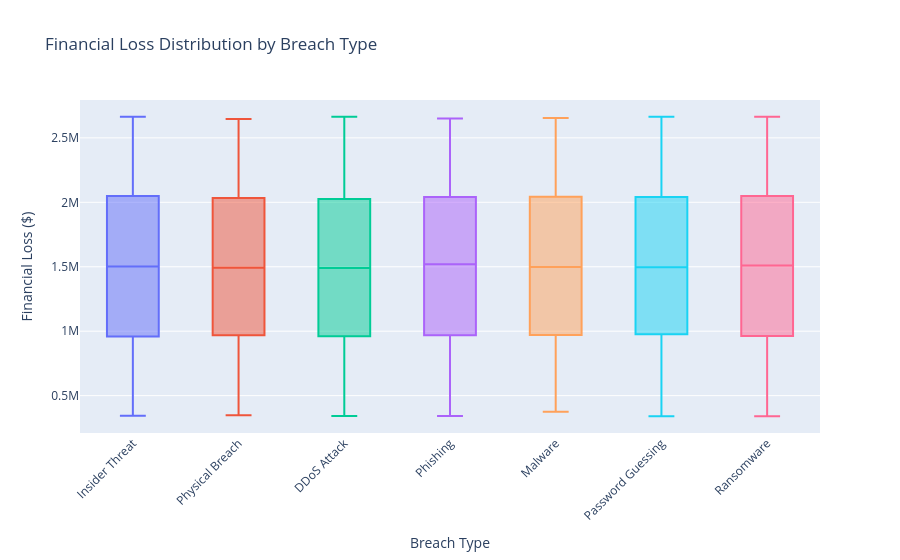

Notebook cell for this chart:
### Code cell
# Financial loss distribution by breach type (interactive)
fig = px.box(df, x='Type of Breach', y='Financial Loss', color='Type of Breach',
             title='Financial Loss Distribution by Breach Type',
             labels={'Financial Loss': 'Financial Loss ($)', 'Type of Breach': 'Breach Type'})
fig.update_layout(showlegend=False, xaxis_tickangle=-45)
fig.show()

### Figure 1 — Plotly figure (JSON) as saved in the notebook; plotly's stock layout.template omitted (floating-point values rounded to 4 significant figures; data arrays with more than 128 entries replaced by an {"elided": "..."} marker saying what was removed)
{"data": [{"alignmentgroup": "True", "hovertemplate": "Breach Type=%{x}<br>Financial Loss ($)=%{y}<extra></extra>", "legendgroup": "Insider Threat", "marker": {"color": "#636efa"}, "name": "Insider Threat", "notched": false, "offsetgroup": "Insider Threat", "orientation": "v", "showlegend": true, "type": "box", "x": {"elided": "1765 str values"}, "x0": " ", "xaxis": "x", "y": {"elided": "1765 float values"}, "y0": " ", "yaxis": "y"}, {"alignmentgroup": "True", "hovertemplate": "Breach Type=%{x}<br>Financial Loss ($)=%{y}<extra></extra>", "legendgroup": "Physical Breach", "marker": {"color": "#EF553B"}, "name": "Physical Breach", "notched": false, "offsetgroup": "Physical Breach", "orientation": "v", "showlegend": true, "type": "box", "x": {"elided": "1720 str values"}, "x0": " ", "xaxis": "x", "y": {"elided": "1720 float values"}, "y0": " ", "yaxis": "y"}, {"alignmentgroup": "True", "hovertemplate": "Breach Type=%{x}<br>Financial Loss ($)=%{y}<extra></extra>", "legendgroup": "DDoS Attack", "marker": {"color": "#00cc96"}, "name": "DDoS Attack", "notched": false, "offsetgroup": "DDoS Attack", "orientation": "v", "showlegend": true, "type": "box", "x": {"elided": "1765 str values"}, "x0": " ", "xaxis": "x", "y": {"elided": "1765 float values"}, "y0": " ", "yaxis": "y"}, {"alignmentgroup": "True", "hovertemplate": "Breach Type=%{x}<br>Financial Loss ($)=%{y}<extra></extra>", "legendgroup": "Phishing", "marker": {"color": "#ab63fa"}, "name": "Phishing", "notched": false, "offsetgroup": "Phishing", "orientation": "v", "showlegend": true, "type": "box", "x": {"elided": "1791 str values"}, "x0": " ", "xaxis": "x", "y": {"elided": "1791 float values"}, "y0": " ", "yaxis": "y"}, {"alignmentgroup": "True", "hovertemplate": "Breach Type=%{x}<br>Financial Loss ($)=%{y}<extra></extra>", "legendgroup": "Malware", "marker": {"color": "#FFA15A"}, "name": "Malware", "notched": false, "offsetgroup": "Malware", "orientation": "v", "showlegend": true, "type": "box", "x": {"elided": "1775 str values"}, "x0": " ", "xaxis": "x", "y": {"elided": "1775 float values"}, "y0": " ", "yaxis": "y"}, {"alignmentgroup": "True", "hovertemplate": "Breach Type=%{x}<br>Financial Loss ($)=%{y}<extra></extra>", "legendgroup": "Password Guessing", "marker": {"color": "#19d3f3"}, "name": "Password Guessing", "notched": false, "offsetgroup": "Password Guessing", "orientation": "v", "showlegend": true, "type": "box", "x": {"elided": "1800 str values"}, "x0": " ", "xaxis": "x", "y": {"elided": "1800 float values"}, "y0": " ", "yaxis": "y"}, {"alignmentgroup": "True", "hovertemplate": "Breach Type=%{x}<br>Financial Loss ($)=%{y}<extra></extra>", "legendgroup": "Ransomware", "marker": {"color": "#FF6692"}, "name": "Ransomware", "notched": false, "offsetgroup": "Ransomware", "orientation": "v", "showlegend": true, "type": "box", "x": {"elided": "1762 str values"}, "x0": " ", "xaxis": "x", "y": {"elided": "1762 float values"}, "y0": " ", "yaxis": "y"}], "layout": {"boxmode": "overlay", "legend": {"title": {"text": "Breach Type"}, "tracegroupgap": 0}, "showlegend": false, "title": {"text": "Financial Loss Distribution by Breach Type"}, "xaxis": {"anchor": "y", "categoryarray": ["Insider Threat", "Physical Breach", "DDoS Attack", "Phishing", "Malware", "Password Guessing", "Ransomware"], "categoryorder": "array", "domain": [0, 1], "tickangle": -45, "title": {"text": "Breach Type"}}, "yaxis": {"anchor": "x", "domain": [0, 1], "title": {"text": "Financial Loss ($)"}}}}
